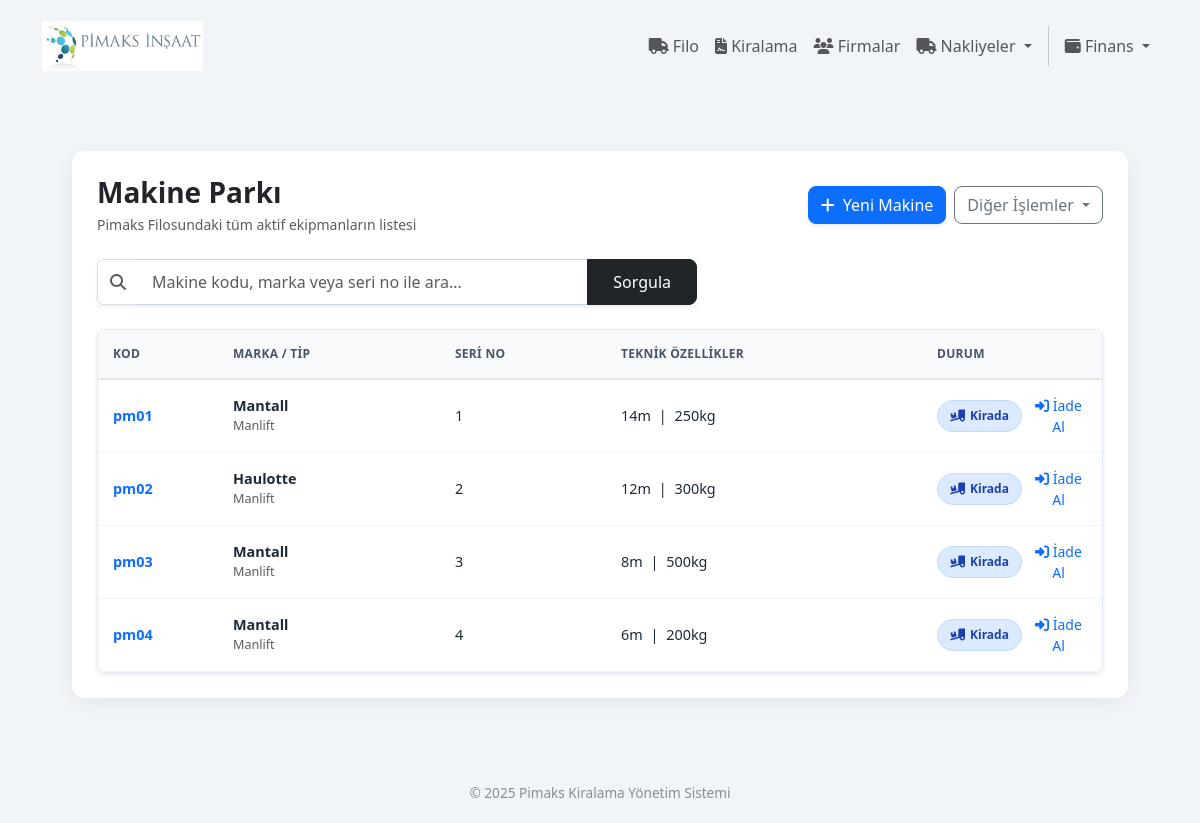
The app's page /filo/index with its own data.
### app/filo/models.py (models this page shows, shortened)
class Ekipman(db.Model):
    __tablename__ = 'ekipman'
    id = db.Column(db.Integer, primary_key=True)
    kod = db.Column(db.String(100), unique=True, nullable=False, index=True)
    yakit = db.Column(db.String(50), nullable=False, default='')
    tipi = db.Column(db.String(100), nullable=False, default='')
    marka = db.Column(db.String(100), nullable=False)
    model = db.Column(db.String(100), nullable=True, default='')
    seri_no = db.Column(db.String(100), nullable=False, index=True)
    calisma_yuksekligi = db.Column(db.Integer, nullable=False)
    kaldirma_kapasitesi = db.Column(db.Integer, nullable=False)
    uretim_tarihi = db.Column(db.String(100), nullable=False)
    calisma_durumu = db.Column(db.String(50), nullable=False, default='bosta')
    giris_maliyeti = db.Column(db.String(50), nullable=True, default='0')
    para_birimi = db.Column(db.String(3), nullable=False, default='TRY')
    is_active = db.Column(db.Boolean, default=True, nullable=False)
    firma_tedarikci_id = db.Column(db.Integer, db.ForeignKey('firma.id'), nullable=True)
    firma_tedarikci = db.relationship('Firma', back_populates='tedarik_edilen_ekipmanlar', foreign_keys=[firma_tedarikci_id])
    kiralama_kalemleri = db.relationship(
        'KiralamaKalemi',
        back_populates='ekipman',
        foreign_keys='KiralamaKalemi.ekipman_id',
        cascade="all, delete-orphan"
    )
    bakim_kayitlari = db.relationship('BakimKaydi', back_populates='ekipman', cascade="all, delete-orphan")
    __table_args__ = (db.UniqueConstraint('firma_tedarikci_id', 'seri_no', name='_tedarikci_seri_no_uc'),)
    swap_cikis_kayitlari = db.relationship('MakineDegisim', foreign_keys='MakineDegisim.eski_ekipman_id', backref='eski_ekipman', lazy='dynamic')
    swap_giris_kayitlari = db.relationship('MakineDegisim', foreign_keys='MakineDegisim.yeni_ekipman_id', backref='yeni_ekipman', lazy='dynamic')

### app/filo/routes.py (the view, shortened to what this page needs)
@filo_bp.route('/')
@filo_bp.route('/index')
def index():
    try:
        page = request.args.get('page', 1, type=int)
        q = request.args.get('q', '', type=str)
        base_query = Ekipman.query.filter(
            and_(
                Ekipman.firma_tedarikci_id.is_(None),
                Ekipman.is_active == True
            )
        ).options(
            subqueryload(Ekipman.kiralama_kalemleri).options(
                joinedload(KiralamaKalemi.kiralama).joinedload(Kiralama.firma_musteri)
            )
        )
        pagination = base_query.order_by(Ekipman.kod).paginate(
            page=page, per_page=25, error_out=False
        )
        ekipmanlar = pagination.items
        for ekipman in ekipmanlar:
            ekipman.aktif_kiralama_bilgisi = None
            if ekipman.calisma_durumu == 'kirada':
                aktif_kalemler = [k for k in ekipman.kiralama_kalemleri if not k.sonlandirildi]
                if aktif_kalemler:
                    ekipman.aktif_kiralama_bilgisi = max(aktif_kalemler, key=lambda k: k.id)
    except Exception as e:
        flash(f"Hata: {str(e)}", "danger")
        ekipmanlar = []
        pagination = None
        q = q
    return render_template('filo/index.html', ekipmanlar=ekipmanlar, pagination=pagination, q=q)

### app/templates/filo/index.html (shortened to what this page needs)
{% extends "base.html" %}
{% block content %}
<div class="container-fluid">
    <div class="filo-card">
        <div class="d-flex justify-content-between align-items-center mb-4 flex-wrap gap-3">
            <div>
                <h1 class="h3 fw-bold text-slate-800 mb-1">Makine Parkı</h1>
                <p class="text-muted small mb-0">Pimaks Filosundaki tüm aktif ekipmanların listesi</p>
            </div>
            <div class="d-flex gap-2">
                <a href="{{ url_for('filo.ekle') }}" class="btn btn-primary shadow-sm rounded-3">
                    <i class="fas fa-plus me-2"></i>Yeni Makine
                </a>
                <div class="dropdown">
                    <button class="btn btn-outline-secondary dropdown-toggle rounded-3" type="button" data-bs-toggle="dropdown">
                        Diğer İşlemler
                    </button>
                </div>
            </div>
        </div>
        <form method="GET" action="{{ url_for('filo.index') }}" class="mb-4">
            <div class="input-group shadow-sm" style="max-width: 600px;">
                <span class="input-group-text bg-white border-end-0"><i class="fas fa-search text-muted"></i></span>
                <input type="text" name="q" class="form-control search-input border-start-0"
                       placeholder="Makine kodu, marka veya seri no ile ara..." value="{{ q or '' }}">
                <button type="submit" class="btn btn-dark search-btn font-weight-bold">Sorgula</button>
            </div>
        </form>
        <div class="table-container shadow-sm">
            <table class="table table-hover mb-0">
                <thead>
                    <tr>
                        <th style="width: 120px;">Kod</th>
                        <th>Marka / Tip</th>
                        <th>Seri No</th>
                        <th>Teknik Özellikler</th>
                        <th style="width: 180px;">Durum</th>
                    </tr>
                </thead>
                <tbody>
                    {% for ekipman in ekipmanlar %}
                    <tr class="ekipman-satiri"
                        data-ekipman-id="{{ ekipman.id }}"
                        data-ekipman-kod="{{ ekipman.kod }}"
                        data-durum="{{ ekipman.calisma_durumu }}"
                        data-duzenle-url="{{ url_for('filo.duzelt', id=ekipman.id) }}"
                        data-sil-url="{{ url_for('filo.sil', id=ekipman.id) }}"
                        data-bilgi-url="{{ url_for('filo.bilgi', id=ekipman.id) }}"
                        data-kirala-url="{{ url_for('kiralama.ekle', ekipman_id=ekipman.id) }}"
                        data-csrf-token="{{ csrf_token() }}">
                        <td class="fw-bold text-primary">{{ ekipman.kod }}</td>
                        <td>
                            <div class="fw-bold">{{ ekipman.marka }}</div>
                            <div class="text-muted small">{{ ekipman.tipi }}</div>
                        </td>
                        <td class="text-monospace">{{ ekipman.seri_no }}</td>
                        <td>
                            <span class="text-slate-600">{{ ekipman.calisma_yuksekligi }}m</span>
                            <span class="mx-1 text-slate-300">|</span>
                            <span class="text-slate-600">{{ ekipman.kaldirma_kapasitesi }}kg</span>
                        </td>
                        <td>
                            {% if ekipman.calisma_durumu == 'kirada' %}
                                <div class="d-flex align-items-center">
                                    <span class="badge-status bg-kirada"><i class="fas fa-truck-loading"></i> Kirada</span>
                                    <button type="button" class="btn btn-link btn-sm text-decoration-none sonlandir-buton ms-2 p-0"
                                            data-id="{{ ekipman.id }}" data-kod="{{ ekipman.kod }}" title="Kiralamayı Bitir">
                                        <i class="fas fa-sign-in-alt"></i> İade Al
                                    </button>
                                </div>
                            {% elif ekipman.calisma_durumu == 'serviste' %}
                                <span class="badge-status bg-serviste"><i class="fas fa-wrench"></i> Serviste</span>
                            {% else %}
                                <span class="badge-status bg-bosta"><i class="fas fa-check-circle"></i> Boşta</span>
                            {% endif %}
                        </td>
                    </tr>
                    {% endfor %}
                </tbody>
            </table>
        </div>
    </div>
</div>
{% endblock %}

### app/templates/base.html (style rules this page uses)
body { font-family: 'Segoe UI', Tahoma, Geneva, Verdana, sans-serif; background-color: #f8f9fa; min-height: 100vh; display: flex; flex-direction: column; }

### app/templates/filo/index.html (style rules this page uses)
.container-fluid { max-width: 1600px; margin: 25px auto; padding: 0 30px; }
body { background-color: #f1f5f9; font-family: 'Segoe UI', system-ui, -apple-system, sans-serif; }
.filo-card { background: #fff; border-radius: 12px; box-shadow: 0 4px 20px rgba(0,0,0,0.06); border: none; padding: 25px; }
.table-container { border-radius: 8px; overflow: hidden; border: 1px solid #e2e8f0; }
.table thead th { background-color: #f8fafc; color: #475569; font-weight: 600; text-transform: uppercase; font-size: 0.75rem; letter-spacing: 0.025em; padding: 15px; border-bottom: 2px solid #e2e8f0; }
.table tbody td { padding: 14px 15px; vertical-align: middle; color: #1e293b; font-size: 0.9rem; border-bottom: 1px solid #f1f5f9; }
.ekipman-satiri { transition: all 0.2s ease; cursor: context-menu; }
.badge-status { padding: 6px 12px; border-radius: 20px; font-weight: 600; font-size: 0.75rem; display: inline-flex; align-items: center; gap: 5px; }
.bg-kirada { background-color: #dbeafe; color: #1e40af; border: 1px solid #bfdbfe; }
.search-input { border-radius: 8px 0 0 8px; border: 1px solid #cbd5e1; padding: 10px 15px; }
.search-btn { border-radius: 0 8px 8px 0; padding: 10px 25px; }

### records on screen
Ekipman: kod "pm01", marka "Mantall", tipi "Manlift", seri_no "1", calisma_yuksekligi "14", kaldirma_kapasitesi "250"
Ekipman: kod "pm02", marka "Haulotte", tipi "Manlift", seri_no "2", calisma_yuksekligi "12", kaldirma_kapasitesi "300"
Ekipman: kod "pm03", marka "Mantall", tipi "Manlift", seri_no "3", calisma_yuksekligi "8", kaldirma_kapasitesi "500"
Ekipman: kod "pm04", marka "Mantall", tipi "Manlift", seri_no "4", calisma_yuksekligi "6", kaldirma_kapasitesi "200"
